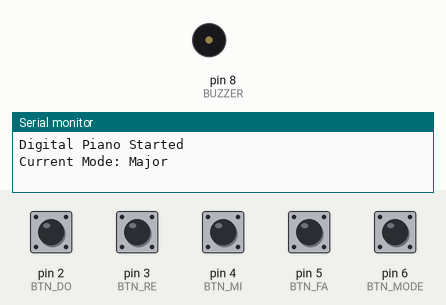
A sketch run on a simulated Arduino Uno, built with avr-gcc and run on an emulated ATmega328P. Shown: buzzer (waves = sounding), the last lines printed to the serial monitor. Inputs (shaded band) come from the test bench; at power-on: pin 2 (BTN_DO), pin 3 (BTN_RE), pin 4 (BTN_MI), pin 5 (BTN_FA), pin 6 (BTN_MODE) HIGH.

Above: at 1.2 s.
1.3 s: pin 6 (BTN_MODE) pulled LOW for 0.15 s
2.9 s: pin 2 (BTN_DO) pulled LOW for 0.15 s
At 2.97 s:
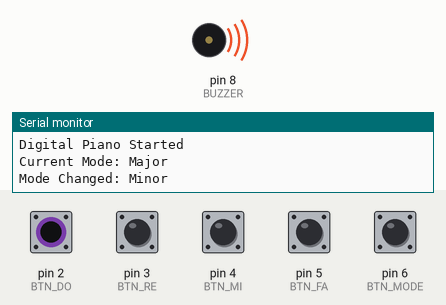
4.5 s: pin 6 (BTN_MODE) pulled LOW for 1 s
Timing chart, 0 to 7.5 s (numbered marks = the images above; inputs shaded):
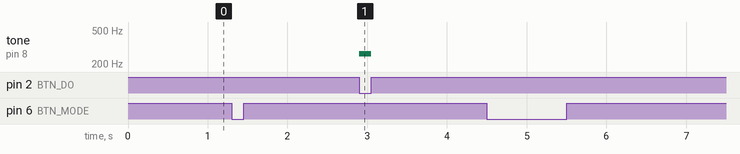

The sketch:

digital_piano.ino
```cpp
// Q15 - Digital Piano using Buzzer
// Arduino UNO

const int BUZZER = 8;

const int BTN_DO   = 2;
const int BTN_RE   = 3;
const int BTN_MI   = 4;
const int BTN_FA   = 5;
const int BTN_MODE = 6;

// Major scale
int majorNotes[4] = {262, 294, 330, 349};

// Minor scale
int minorNotes[4] = {262, 294, 311, 349};

bool majorMode = true;
bool lastModeState = HIGH;

void setup() {
  pinMode(BTN_DO, INPUT_PULLUP);
  pinMode(BTN_RE, INPUT_PULLUP);
  pinMode(BTN_MI, INPUT_PULLUP);
  pinMode(BTN_FA, INPUT_PULLUP);
  pinMode(BTN_MODE, INPUT_PULLUP);

  pinMode(BUZZER, OUTPUT);

  Serial.begin(9600);

  Serial.println("Digital Piano Started");
  Serial.println("Current Mode: Major");
}

void loop() {
// Toggle between Major and Minor scales using Button 5
  // ---------- Mode Toggle ----------
  bool modeState = digitalRead(BTN_MODE);

  if (lastModeState == HIGH && modeState == LOW) {
    majorMode = !majorMode;

    if (majorMode)
      Serial.println("Mode Changed: Major");
    else
      Serial.println("Mode Changed: Minor");

    delay(250);   // debounce
  }

  lastModeState = modeState;

  // ---------- Count Pressed Buttons ----------
  int pressed = 0;

  if (digitalRead(BTN_DO) == LOW) pressed++;
  if (digitalRead(BTN_RE) == LOW) pressed++;
  if (digitalRead(BTN_MI) == LOW) pressed++;
  if (digitalRead(BTN_FA) == LOW) pressed++;

// Play Sol note when two buttons are pressed together
  if (pressed >= 2) {
    tone(BUZZER, 392);
  }

  // ---------- Single Notes ----------
  else if (digitalRead(BTN_DO) == LOW) {

    if (majorMode)
      tone(BUZZER, majorNotes[0]);
    else
      tone(BUZZER, minorNotes[0]);

  }

  else if (digitalRead(BTN_RE) == LOW) {

    if (majorMode)
      tone(BUZZER, majorNotes[1]);
    else
      tone(BUZZER, minorNotes[1]);

  }

  else if (digitalRead(BTN_MI) == LOW) {

    if (majorMode)
      tone(BUZZER, majorNotes[2]);
    else
      tone(BUZZER, minorNotes[2]);

  }

  else if (digitalRead(BTN_FA) == LOW) {

    if (majorMode)
      tone(BUZZER, majorNotes[3]);
    else
      tone(BUZZER, minorNotes[3]);

  }

  // ---------- No Button ----------
  else {
    noTone(BUZZER);
  }
}
```

Measured:
- after the input at 2.9 s, tone on pin 8 (BUZZER): silent → 262 Hz at once, → silent 0.15 s later
